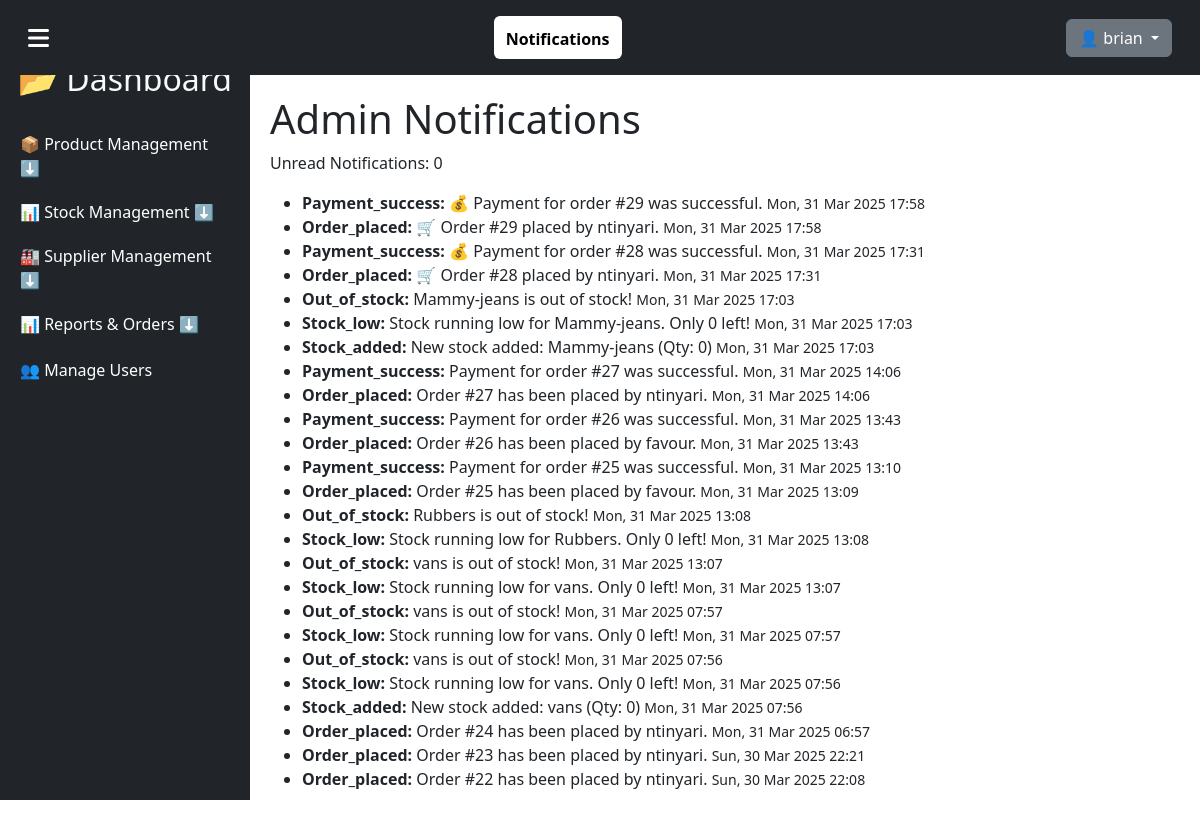
Screenshot of /inventory/admin/notifications/ (signed in) with the database file from the repository.
### users/models.py (models this page shows, shortened)
class CustomUser(AbstractUser):
    ROLE_CHOICES = [
        ('admin', 'Admin'),
        ('customer', 'Customer'),
    ]
    email = models.EmailField(unique=True)
    role = models.CharField(max_length=10, choices=ROLE_CHOICES, default='customer')
    objects = CustomUserManager()  # Attach the custom manager
    USERNAME_FIELD = "username"
    REQUIRED_FIELDS = ["email"]
    class Meta:
        verbose_name = "User"
        verbose_name_plural = "Users"

### inventory/models.py (models this page shows, shortened)
class Notification(models.Model):
    EVENT_CHOICES = [
        ('stock_added', 'Stock Added'),
        ('stock_low', 'Stock Low'),
        ('order_placed', 'Order Placed'),
        ('order_shipped', 'Order Shipped'),
        ('order_delivered', 'Order Delivered'),
        ('new_user', 'New User Signup'),
        ('payment_success', 'Payment Successful'),
        ('payment_failed', 'Payment Failed'),
        ('review_added', 'New Review'),
        ('out_of_stock', 'Product Out of Stock'),
    ]
    user = models.ForeignKey(
        settings.AUTH_USER_MODEL,
        on_delete=models.CASCADE,
        null=True,
        blank=True,
        related_name="notifications"
    )
    event = models.CharField(max_length=20, choices=EVENT_CHOICES)
    message = models.TextField()
    timestamp = models.DateTimeField(default=now, db_index=True)
    is_read = models.BooleanField(default=False, db_index=True)
    class Meta:
        ordering = ['-timestamp']  # Newest notifications first

### inventory/views.py (the view)
# urls.py: path('admin/notifications/', views.admin_notifications_view, name='admin_notifications'),
@user_passes_test(is_admin)
def admin_notifications_view(request):
    notifications = Notification.objects.all().order_by('-timestamp')  # Get all notifications, ordered by timestamp
    unread_notifications = notifications.filter(is_read=False)  # Get unread notifications
    notifications.filter(is_read=False).update(is_read=True)
    return render(request, 'admin_notifications.html', {
        'notifications': notifications,
        'unread_notifications_count': unread_notifications.count(),
    })

### inventory/views.py (called while the page is built)
def is_admin(user):
    return user.is_superuser

### inventory/templates/admin_notifications.html
{% extends 'base.html' %}
{% block content %}
    <h1>Admin Notifications</h1>
    <p>Unread Notifications: {{ unread_notifications_count }}</p>
    <ul>
        {% for notification in notifications %}
            <li {% if not notification.is_read %} class="unread" {% endif %}>
                <strong>{{ notification.event|capfirst }}:</strong> {{ notification.message }}
                <small>{{ notification.timestamp|date:"D, d M Y H:i" }}</small>
            </li>
        {% endfor %}
    </ul>
{% endblock %}

### home/templates/base.html (shortened to what this page needs)
<!DOCTYPE html>
<html lang="en">
<head>
    <link rel="stylesheet" href="https://cdn.jsdelivr.net/npm/bootstrap@5.3.0/dist/css/bootstrap.min.css">
    <link rel="stylesheet" href="https://cdnjs.cloudflare.com/ajax/libs/font-awesome/6.4.2/css/all.min.css">
</head>
<body>
<nav class="navbar navbar-expand-lg bg-dark p-3">
    <div class="container-fluid d-flex justify-content-between align-items-center">
        <div class="menu-toggle text-white" onclick="toggleSidebar()">
            <i class="fas fa-bars"></i>
        </div>
        {% if user.is_authenticated %}
        <div class="dropdown">
            <button class="btn btn-light position-relative" type="button" id="notificationDropdown" data-bs-toggle="dropdown" aria-expanded="false">
                 Notifications
            </button>
        </div>
    {% endif %}
        <div>
            {% if user.is_authenticated %}
            <div class="dropdown">
                <button class="btn btn-secondary dropdown-toggle" type="button" data-bs-toggle="dropdown">
                    👤 {{ user.username }}
                </button>
            </div>
            {% else %}
            <a href="{% url 'login' %}" class="btn btn-success">Login</a>
            <a href="{% url 'signup' %}" class="btn btn-warning">Sign Up</a>
            {% endif %}
        </div>
    </div>
</nav>
<aside class="sidebar">
    <h2 class="text-light text-center">📂 Dashboard</h2>
    <ul class="list-unstyled mt-4">
        {% if user.is_authenticated %}
            {% if user.is_staff %}
            <li>
                <button class="dropdown-button">📦 Product Management ⬇</button>
            </li>
            <li>
                <button class="dropdown-button">📊 Stock Management ⬇</button>
            </li>
            <li>
                <button class="dropdown-button">🏭 Supplier Management ⬇</button>
            </li>
            <li>
                <button class="dropdown-button">📊 Reports & Orders ⬇</button>
            </li>
            <li><a href="{% url 'user_list' %}">👥 Manage Users</a></li>
            {% endif %}
        {% endif %}
    </ul>
</aside>
<main class="main-content">
    {% block content %}{% endblock %}
</main>
</body>
</html>

### home/templates/base.html (style rules this page uses)
#notificationDropdown { background-color: #fff; border: none; font-weight: bold; }
.navbar { position: sticky; top: 0; width: 100%; z-index: 1000; background-color: #343a40; padding: 15px 20px; }
.sidebar { width: 250px; height: 100vh; background-color: #212529; position: fixed; top: 0; left: 0; padding-top: 60px; transition: all 0.3s ease-in-out; }
.sidebar a { display: block; padding: 12px 20px; color: white; text-decoration: none; }
.dropdown-button { background: none; border: none; width: 100%; text-align: left; color: white; padding: 10px 20px; }
.main-content { margin-left: 250px; padding: 20px; }
.menu-toggle { font-size: 24px; cursor: pointer; color: white; }

### rows the page displays
CustomUser: username "brian"
Notification: event "Payment_success", message "💰 Payment for order #29 was successful.", timestamp "Mon, 31 Mar 2025 17:58"
Notification: event "Order_placed", message "🛒 Order #29 placed by ntinyari.", timestamp "Mon, 31 Mar 2025 17:58"
Notification: event "Payment_success", message "💰 Payment for order #28 was successful.", timestamp "Mon, 31 Mar 2025 17:31"
Notification: event "Order_placed", message "🛒 Order #28 placed by ntinyari.", timestamp "Mon, 31 Mar 2025 17:31"
Notification: event "Out_of_stock", message "Mammy-jeans is out of stock!", timestamp "Mon, 31 Mar 2025 17:03"
Notification: event "Stock_low", message "Stock running low for Mammy-jeans. Only 0 left!", timestamp "Mon, 31 Mar 2025 17:03"
Notification: event "Stock_added", message "New stock added: Mammy-jeans (Qty: 0)", timestamp "Mon, 31 Mar 2025 17:03"
Notification: event "Payment_success", message "Payment for order #27 was successful.", timestamp "Mon, 31 Mar 2025 14:06"
Notification: event "Order_placed", message "Order #27 has been placed by ntinyari.", timestamp "Mon, 31 Mar 2025 14:06"
Notification: event "Payment_success", message "Payment for order #26 was successful.", timestamp "Mon, 31 Mar 2025 13:43"
Notification: event "Order_placed", message "Order #26 has been placed by favour.", timestamp "Mon, 31 Mar 2025 13:43"
Notification: event "Payment_success", message "Payment for order #25 was successful.", timestamp "Mon, 31 Mar 2025 13:10"
Notification: event "Order_placed", message "Order #25 has been placed by favour.", timestamp "Mon, 31 Mar 2025 13:09"
Notification: event "Out_of_stock", message "Rubbers is out of stock!", timestamp "Mon, 31 Mar 2025 13:08"
Notification: event "Stock_low", message "Stock running low for Rubbers. Only 0 left!", timestamp "Mon, 31 Mar 2025 13:08"
Notification: event "Out_of_stock", message "vans is out of stock!", timestamp "Mon, 31 Mar 2025 13:07"
Notification: event "Stock_low", message "Stock running low for vans. Only 0 left!", timestamp "Mon, 31 Mar 2025 13:07"
Notification: event "Out_of_stock", message "vans is out of stock!", timestamp "Mon, 31 Mar 2025 07:57"
Notification: event "Stock_low", message "Stock running low for vans. Only 0 left!", timestamp "Mon, 31 Mar 2025 07:57"
Notification: event "Out_of_stock", message "vans is out of stock!", timestamp "Mon, 31 Mar 2025 07:56"
Notification: event "Stock_low", message "Stock running low for vans. Only 0 left!", timestamp "Mon, 31 Mar 2025 07:56"
Notification: event "Stock_added", message "New stock added: vans (Qty: 0)", timestamp "Mon, 31 Mar 2025 07:56"
Notification: event "Order_placed", message "Order #24 has been placed by ntinyari.", timestamp "Mon, 31 Mar 2025 06:57"
Notification: event "Order_placed", message "Order #23 has been placed by ntinyari.", timestamp "Sun, 30 Mar 2025 22:21"
Notification: event "Order_placed", message "Order #22 has been placed by ntinyari.", timestamp "Sun, 30 Mar 2025 22:08"

### other values shown
{{ unread_notifications_count }} "0"
